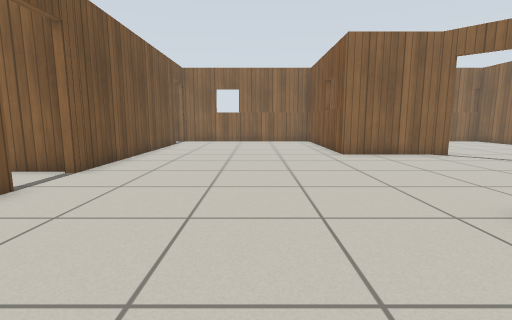
[1] (above)

20 first-person views from a walk through a world built for the Gazebo simulator. The camera is 0.72 m above the floor, tilts 8° down and sees 85° across. The floor is counted in squares, 0.5 m on a side. Each view is taken from the middle of a square. On the plan, view 1 faces up. The plan holds only what a view shows up to about 14 squares ahead; the rest is blank. The place goes on beyond the plan. Simple patterns stand in for the simulator's built-in surfaces.

[2]
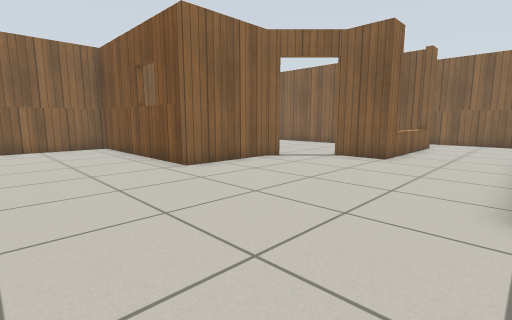

[3]
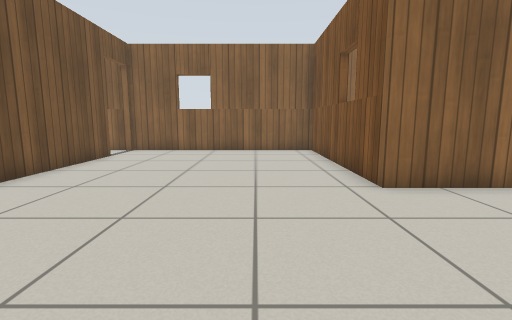

[4]
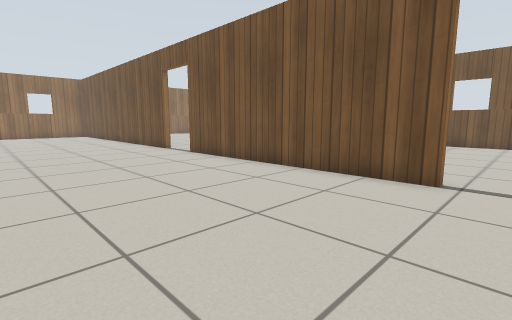

[5]
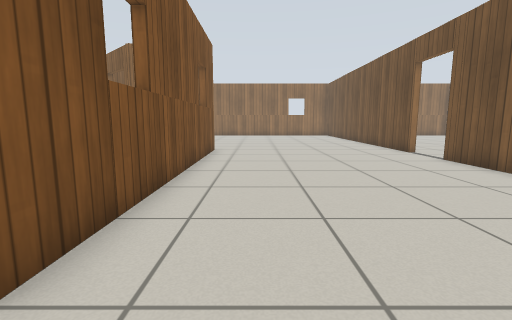

[6]
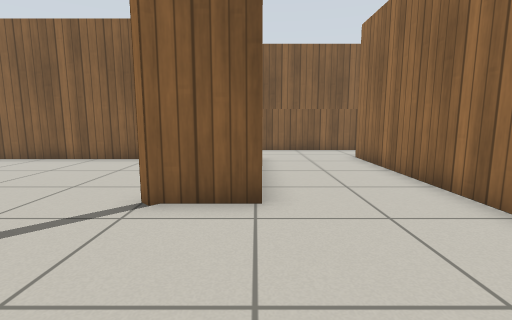

[7]
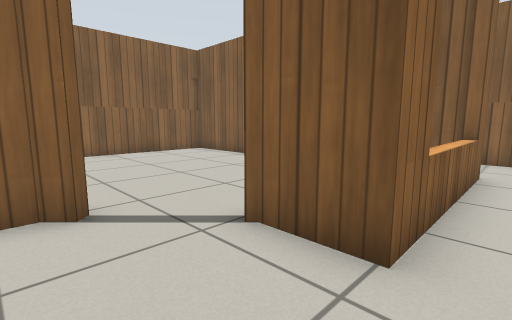

[8]
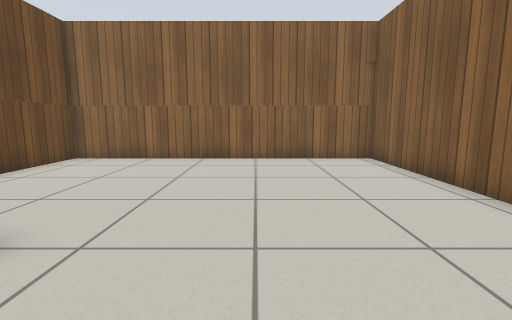

[9]
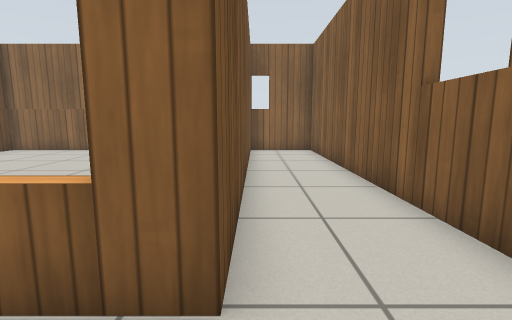

[10]
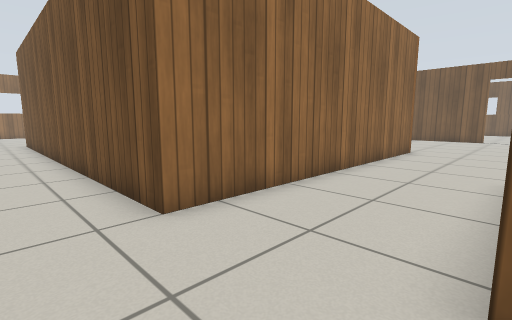

[11]
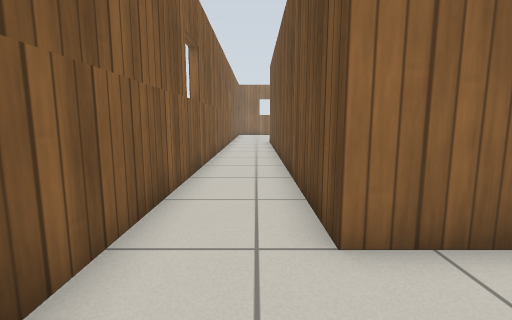

[12]
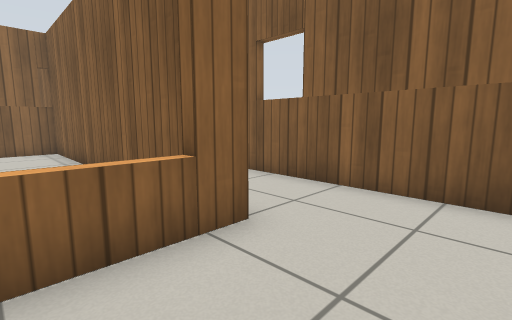

[13]
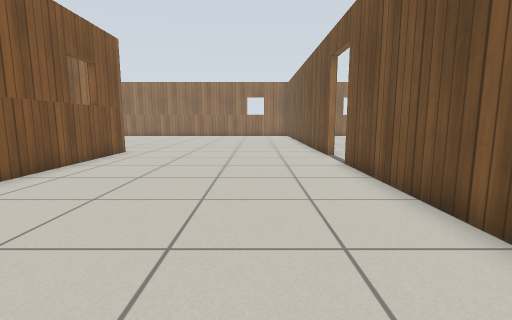

[14]
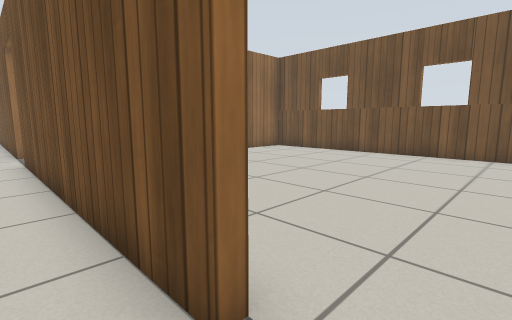

[15]
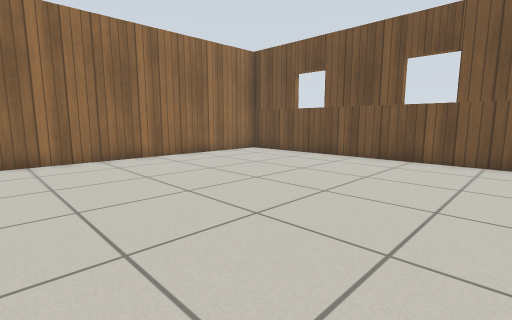

[16]
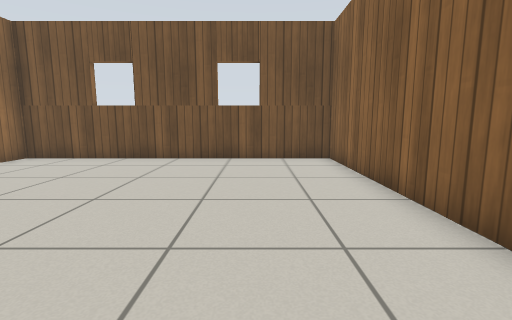

[17]
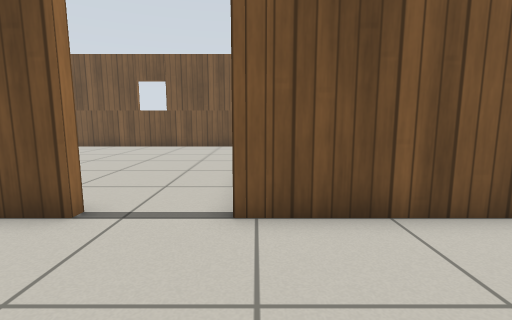

[18]
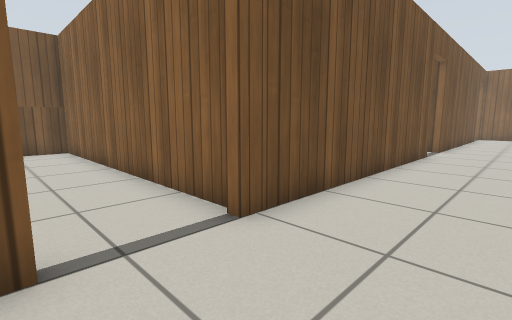

[19]
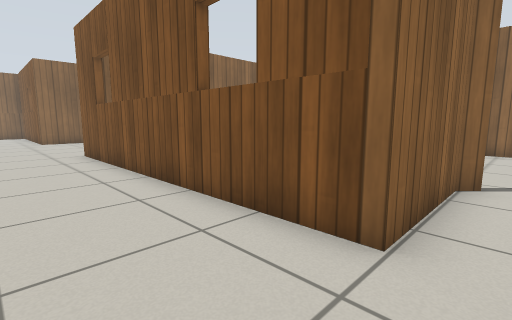

[20]
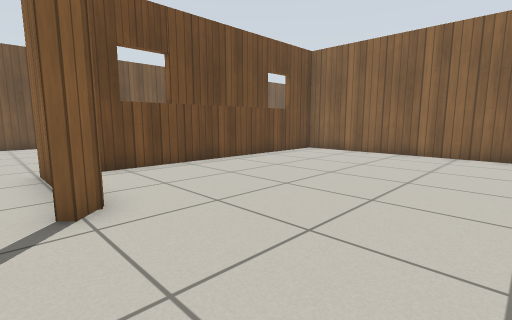

### Floor plan
Points are (right, up) in squares from view 1. A wall is a line through its corners. A room is listed if a view was taken in it or the views show most of it. See-through windows are left out.
Room 1 (views 1, 2, 3, 4, 5, 6, 7, 9, 10, 11, 12, 13, 14, 17, 18, 19)
walls: (7.9, 11.5) (7.5, 11.9) (3.7, 11.9) (3.7, 19.7) (-5, 19.7); (-5, 5.7) (-5, -4.3); (8.3, -8.4) (7.9, -7.9) (4.1, -7.9) (4.1, 4) (16.1, 4) (16.1, -9.5); (-5, -6.7) (-5, -9.5); (-5, 17.5) (-5, 7.6); (15.7, 19.1) (15.7, 7.9) (9.7, 7.9) (9.7, 9.8); (18.7, -7.1) (18.7, 19.7) (15.8, 19.7)
ways out: open door at (9, 10.5) to room 2; open door at (-5, 6.5) to room 3; open door at (9, -9) to room 4; open door at (-5, -5.5); open door at (-5, 18.5)
Room 2 (view 8)
walls: (15.5, 19.7) (4, 19.7) (4, 16.5); (15.4, 8.2) (15.4, 20.5)
ways out: open door at (9, 10.5) to room 1
Room 3 (views 15, 16)
walls: (-8.9, 7.9) (-16.7, 7.9) (-16.7, -3.8) (-6.4, -3.8); (-5.2, 7.9) (-7, 7.9)
ways out: open door at (-5, 6.5) to room 1
Room 4 (view 20)
walls: (4.6, -7.6) (8, -7.6) (8.5, -8.1); (12.5, 3.7) (4.9, 3.7); (15.8, -8.5) (15.8, -7.5); (4.4, 2.9) (4.4, -6.6)
ways out: open door at (9, -9) to room 1

Where each view was taken, in squares from view 1:
view 1: 0 up, 0 right, facing up
view 2: 4 up, 1 left, facing up-right
view 3: 6 up, 1 right, facing up
view 4: 7 up, 2 right, facing down-left
view 5: 6 up, 2 right, facing down
view 6: 8 up, 5 right, facing right
view 7: 7 up, 7 right, facing up-right
view 8: 9 up, 11 right, facing up
view 9: 6 up, 16 right, facing up
view 10: 8 up, 18 right, facing down-left
view 11: 7 up, 17 right, facing down
view 12: 5 up, 13 right, facing up-right
view 13: 5 up, 2 left, facing down
view 14: 7 up, 4 left, facing down-left
view 15: 7 up, 6 left, facing down-left
view 16: 5 up, 6 left, facing left
view 17: 4 down, 1 left, facing left
view 18: 7 down, 2 left, facing up-left
view 19: 9 down, 1 right, facing up-right
view 20: 9 down, 13 right, facing up-left
